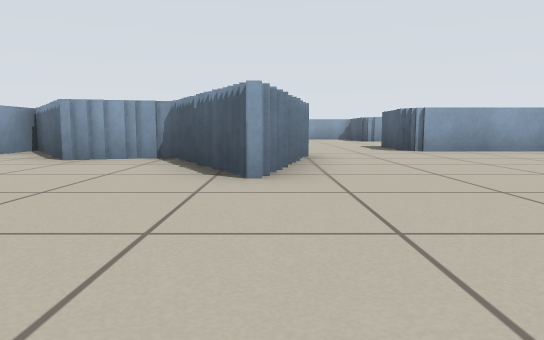
[1] (above)

17 first-person views from a walk through a robot-simulator world made for Stage. The camera is 0.41 m above the floor, tilts 6° down and sees 70° across. The lines on the ground mark 1 m squares. The floor is counted in squares, 1 m on a side. Each view is taken from the middle of a square. On the plan, view 1 faces up. The plan holds only what a view shows up to about 9 squares ahead; the rest is blank. Robots are left out.

[2]
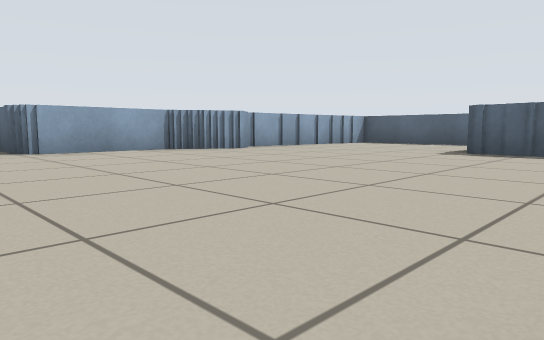

[3]
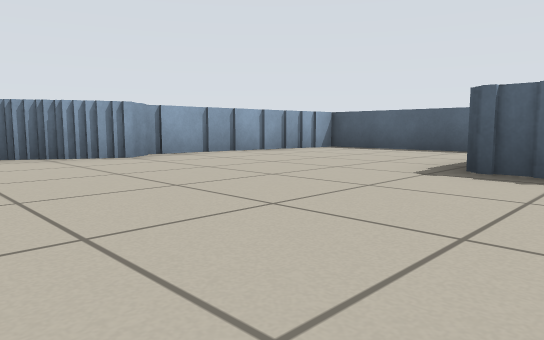

[4]
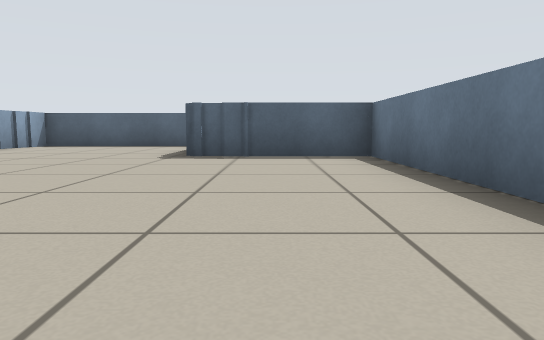

[5]
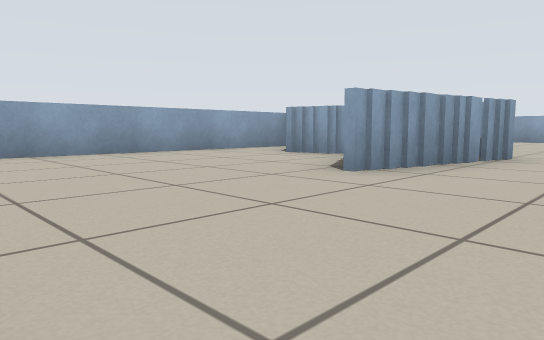

[6]
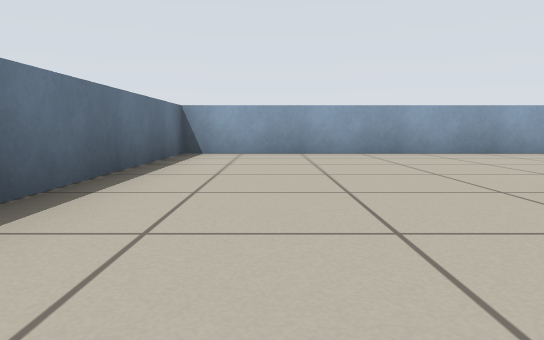

[7]
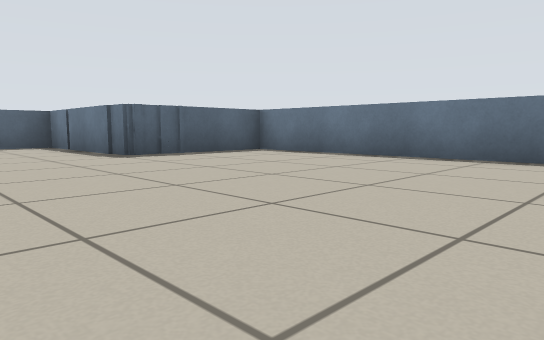

[8]
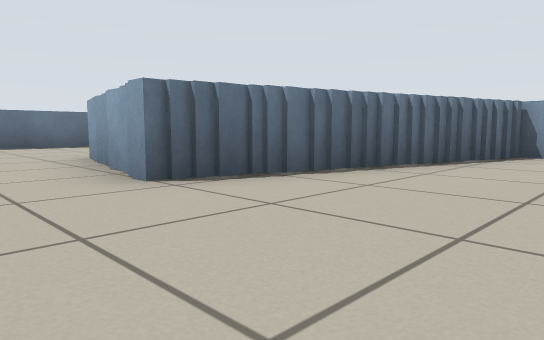

[9]
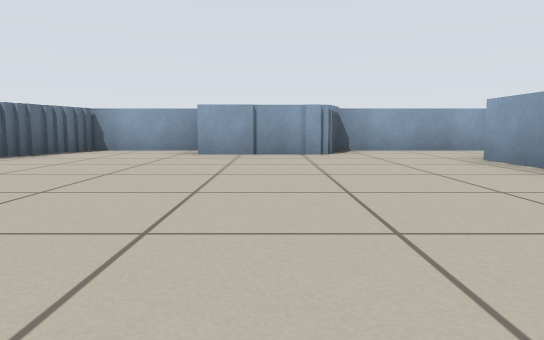

[10]
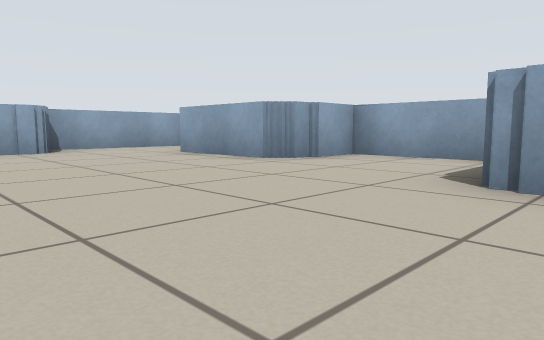

[11]
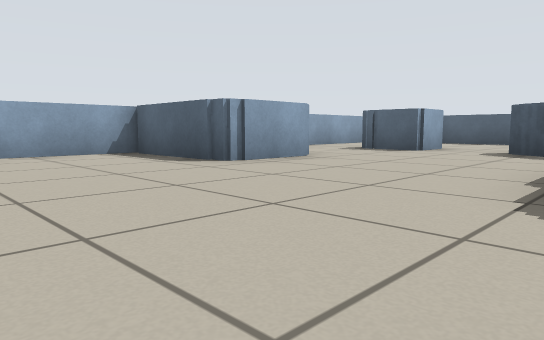

[12]
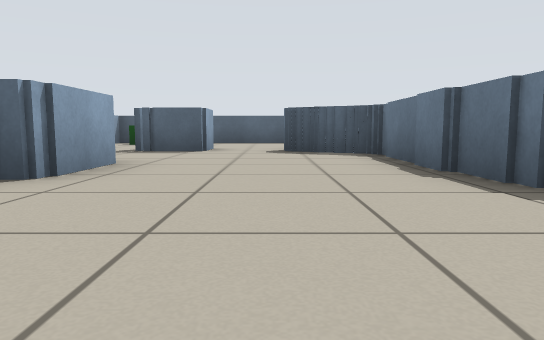

[13]
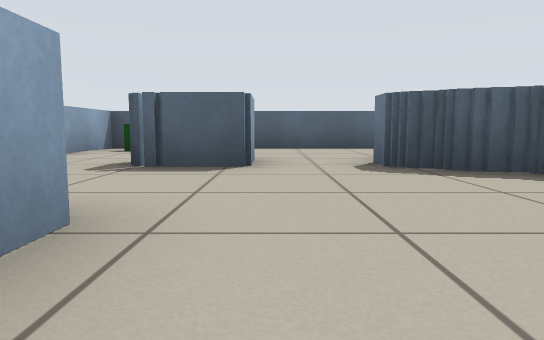

[14]
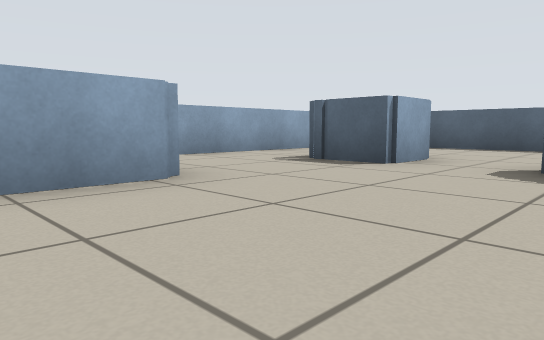

[15]
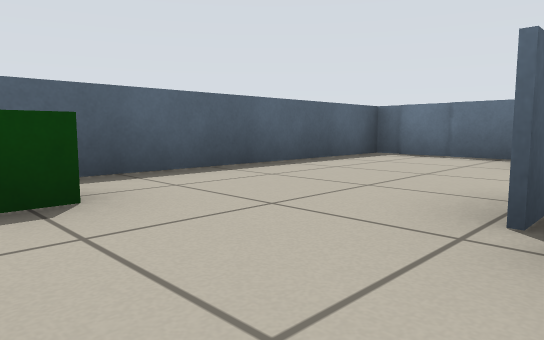

[16]
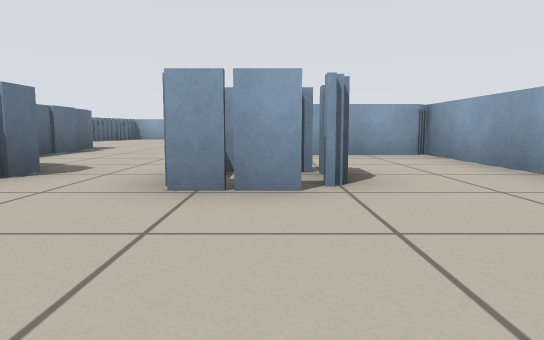

[17]
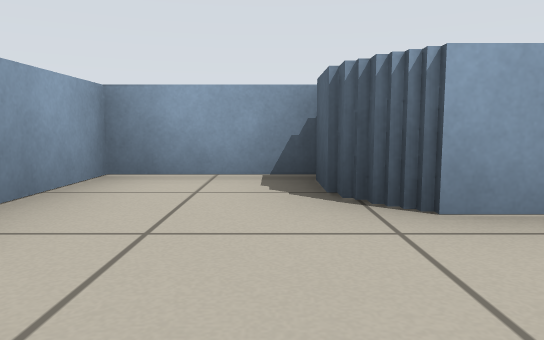

### Floor plan
Ten units are one square. View 1 is at (0, 0); x grows to the right and y downward. Boxes are objects, and circles mark ways between rooms. Rooms are numbered by the first view taken in them; rooms with no view inside come last. Other rooms are left out.
<svg viewBox="-50 -160 170 170">
<path fill="none" stroke="#000" d="M0 -46 0 -31M29 5 79 5 79 -24 115 -24 115 -65 94 -65M3 -60 3 -45M59 -68 52 -68M54 -72 26 -72M-12 -55 -20 -55M70 -65 58 -65M-20 -52 -29 -52M95 -68 69 -68M-45 -69 -45 5 4 5M-33 -120 -33 -98M-26 -141 -26 -151M26 -72 26 -92 66 -92M-15 -66 -2 -66M-45 -96 -45 -69M-4 -63 6 -63M-25 -69 -14 -69M-25 -155 -45 -155 -45 -122M49 -129 31 -129 31 -155 3 -155 3 -138 -24 -138M-39 -72 -26 -72M-45 -75 -38 -75M67 -95 67 -102M72 -102 72 -108M84 -128 84 -132 84 -122 72 -122 72 -136M73 -135 73 -125M72 -108 78 -108M94 -90 115 -90 115 -155 48 -155 48 -136"/>
<rect x="95" y="-145" width="10" height="10" fill="#bbb"><title>green box</title></rect>
<circle cx="15" cy="-65" r="3" fill="#2a7"/>
<circle cx="65" cy="-115" r="3" fill="#2a7"/>
<text x="30" y="-30">1</text>
<text x="0" y="-110">2</text>
<text x="90" y="-130">3</text>
</svg>
Room 1 opens to room 2. Room 2 opens to room 3.

Where each view was taken, in squares from view 1:
view 1: 0 up, 0 right, facing up
view 2: 0 up, 1 right, facing up-right
view 3: 1 up, 4 right, facing up-right
view 4: 1 up, 2 right, facing right
view 5: 0 up, 2 right, facing up-left
view 6: 1 up, 2 right, facing left
view 7: 5 up, 2 right, facing down-right
view 8: 9 up, 2 right, facing down-left
view 9: 11 up, 3 right, facing left
view 10: 10 up, 4 right, facing up-left
view 11: 9 up, 0 right, facing up-right
view 12: 11 up, 0 right, facing right
view 13: 12 up, 3 right, facing right
view 14: 10 up, 3 right, facing up-right
view 15: 15 up, 8 right, facing down-right
view 16: 13 up, 11 right, facing left
view 17: 12 up, 3 left, facing up
